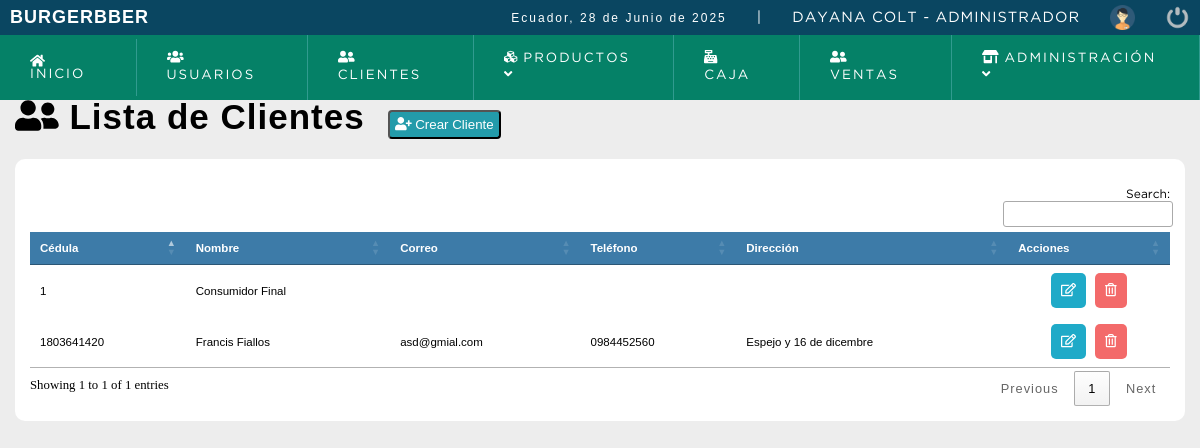
The page /sistema/lista_clientes.php (signed in) on the database its author committed.
### tables this page shows
CREATE TABLE IF NOT EXISTS `clientes` (
  `id` int NOT NULL AUTO_INCREMENT,
  `usuario` varchar(10) NOT NULL,
  `nombre` varchar(20) NOT NULL,
  `p_apellido` varchar(20) NOT NULL,
  `s_apellido` varchar(20) NOT NULL,
  `correo_c` text NOT NULL,
  `direccion` text NOT NULL,
  `telefono` varchar(20) NOT NULL,
  `dateadd` datetime NOT NULL,
  `estatus` int NOT NULL DEFAULT '1',
  PRIMARY KEY (`id`)
);

### sistema/lista_clientes.php (the view, shortened to what this page needs)
<?php
if(($_SESSION['rol']) != 3)
{
?>
<!DOCTYPE html>
<html lang="en">
<head>
	<?php include "includes/scripts.php"; ?>
</head>
<body>
	<?php include "includes/header.php"; ?>
	<section id="container">
		<h1><i class="fas fa-user-friends"></i> Lista de Clientes</h1>
		<?php
					if($_SESSION['rol'] == 1){
 					?>
	<button type="button" class="anadirForm btn_new" ac="formCliente"><i class="fas fa-user-plus"></i> Crear Cliente</button>
		<?php } ?>
		<table id="myTable">
			<thead>
			<tr>
				<th>Cédula</th>
				<th>Nombre</th>
				<th>Correo</th>
				<th>Teléfono</th>
				<th>Dirección</th>
				<th>Acciones</th>
			</tr>
			</thead>
			<?php
			$query = mysqli_query($conection,"SELECT usuario, nombre, p_apellido,correo_c, direccion, telefono FROM clientes");
			$result = mysqli_num_rows($query);
			if($result > 0){
				while ($data= mysqli_fetch_assoc($query)){
			?>
			<tbody>
			<tr>
				<td><?php echo $data["usuario"]?></td>
				<td><?php echo $data["nombre"]?> <?php echo $data["p_apellido"]?> </td>
				<td><?php echo $data["correo_c"]?></td>
				<td><?php echo $data["telefono"]?></td>
				<td><?php echo $data["direccion"]?></td>
				<td align="center">
					<button class="btn_view anadirForm" value="<?php echo $data["usuario"]; ?>"><i class="far fa-edit"></i></button>
					<button class="btn_anular formElminar" value="<?php echo $data["usuario"]; ?>"><i class="far fa-trash-alt"></i></button>
				</td>
			</tr>
			<?php
				}
			}
			?>
		</tbody>
		</table>
	</section>
</body>
</html>
<?php
}else{
header('location: ../index2.php');
session_destroy();
echo 'acceso restrigido';
}
?>

### sistema/css/style.css (style rules this page uses)
* { margin: 0; padding: 0; box-sizing: border-box; }
body { background: #ededed; font-size: 0.8rem; }
h1, h2, h3, h4, h5, h6 { font-family: 'arial'; font-weight: bold; letter-spacing: 1px; }
h1 { font-size: 18px; }
#container { padding: 90px 15px 15px; }
#container h1 { font-size: 35px; display: inline-block; }
.btn_new { display: inline-block; background: #239baa; color: #FFF; padding: 5px; border-radius: 4px; margin: 20px; }
table { border-collapse: collapse; font-size: 0.9em; font-family: 'arial'; width:100%; }
table th { text-align: center; padding: 5px; background: #3d7ba8; color: #FFF; }
table tr:nth-child(odd) { background: #FFF; }
table td { padding: 5px; }
.btn_view { background-color: #1faac8; border: 0; border-radius: 5px; cursor: pointer; padding: 10px; margin: 0 3px; color: #FFF; }
.btn_anular { background-color: #f36a6a; border: 0; border-radius: 5px; cursor: pointer; padding: 10px; margin: 0 3px; color: #FFF; }

### rows shown on the page
clientes: usuario "1", nombre "Consumidor", p_apellido "Final"
clientes: usuario "1803641420", nombre "Francis", p_apellido "Fiallos", correo_c "asd@gmial.com", telefono "0984452560", direccion "Espejo y 16 de dicembre"

### other values the page prints
fechaC() "28 de Junio de 2025"
$_SESSION['nombre'] "DAYANA"
$_SESSION['apellido'] "COLT"
$_SESSION['rol_name'] "ADMINISTRADOR"
